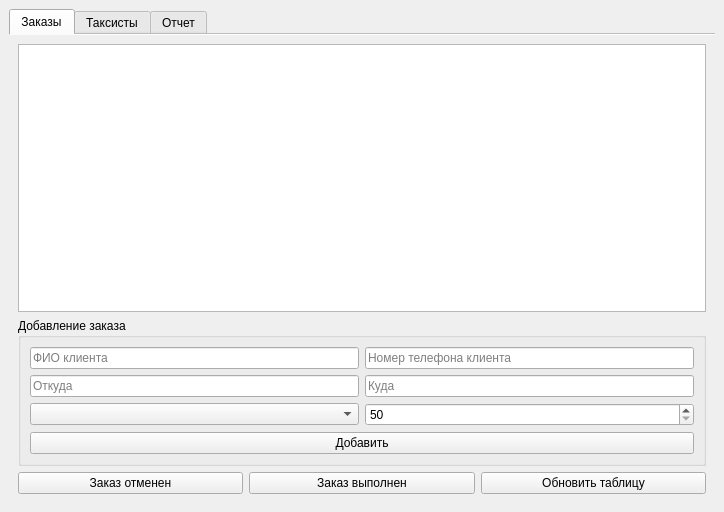
<?xml version="1.0" encoding="UTF-8"?>
<ui version="4.0">
 <class>MainWindow</class>
 <widget class="QMainWindow" name="MainWindow">
  <property name="geometry">
   <rect>
    <x>0</x>
    <y>0</y>
    <width>724</width>
    <height>512</height>
   </rect>
  </property>
  <property name="minimumSize">
   <size>
    <width>724</width>
    <height>512</height>
   </size>
  </property>
  <property name="windowTitle">
   <string>Таксопарк</string>
  </property>
  <widget class="QWidget" name="centralwidget">
   <layout class="QGridLayout" name="gridLayout">
    <item row="1" column="0">
     <layout class="QHBoxLayout" name="horizontalLayout">
      <item>
       <widget class="QTabWidget" name="tabWidget">
        <property name="styleSheet">
         <string notr="true"/>
        </property>
        <property name="tabPosition">
         <enum>QTabWidget::North</enum>
        </property>
        <property name="tabShape">
         <enum>QTabWidget::Rounded</enum>
        </property>
        <property name="currentIndex">
         <number>0</number>
        </property>
        <property name="documentMode">
         <bool>true</bool>
        </property>
        <property name="tabBarAutoHide">
         <bool>false</bool>
        </property>
        <widget class="QWidget" name="tabOrders">
         <attribute name="title">
          <string>Заказы</string>
         </attribute>
         <layout class="QVBoxLayout" name="verticalLayout">
          <item>
           <widget class="QTableView" name="tableViewOrders">
            <attribute name="horizontalHeaderCascadingSectionResizes">
             <bool>false</bool>
            </attribute>
            <attribute name="horizontalHeaderStretchLastSection">
             <bool>false</bool>
            </attribute>
           </widget>
          </item>
          <item>
           <widget class="QGroupBox" name="newOrderGroupBox">
            <property name="minimumSize">
             <size>
              <width>120</width>
              <height>0</height>
             </size>
            </property>
            <property name="title">
             <string>Добавление заказа</string>
            </property>
            <layout class="QGridLayout" name="gridLayout_2">
             <item row="0" column="0">
              <widget class="QLineEdit" name="clientFullnameLineEdit">
               <property name="placeholderText">
                <string>ФИО клиента</string>
               </property>
              </widget>
             </item>
             <item row="2" column="0">
              <widget class="QComboBox" name="taxistComboBox">
               <property name="maxVisibleItems">
                <number>100</number>
               </property>
               <property name="placeholderText">
                <string>Работник (Таксист)</string>
               </property>
              </widget>
             </item>
             <item row="1" column="0">
              <widget class="QLineEdit" name="placeStartLineEdit">
               <property name="placeholderText">
                <string>Откуда</string>
               </property>
              </widget>
             </item>
             <item row="2" column="1">
              <widget class="QSpinBox" name="priceSpinBox">
               <property name="minimum">
                <number>50</number>
               </property>
               <property name="maximum">
                <number>100000000</number>
               </property>
              </widget>
             </item>
             <item row="1" column="1">
              <widget class="QLineEdit" name="placeEndLineEdit">
               <property name="placeholderText">
                <string>Куда</string>
               </property>
              </widget>
             </item>
             <item row="0" column="1">
              <widget class="QLineEdit" name="clientPhoneLineEdit">
               <property name="placeholderText">
                <string>Номер телефона клиента</string>
               </property>
              </widget>
             </item>
             <item row="6" column="0" colspan="2">
              <widget class="QPushButton" name="createOrderButton">
               <property name="text">
                <string>Добавить</string>
               </property>
              </widget>
             </item>
            </layout>
           </widget>
          </item>
          <item>
           <layout class="QHBoxLayout" name="horizontalLayout_4">
            <property name="bottomMargin">
             <number>0</number>
            </property>
            <item>
             <widget class="QPushButton" name="orderCancelButton">
              <property name="text">
               <string>Заказ отменен</string>
              </property>
             </widget>
            </item>
            <item>
             <widget class="QPushButton" name="orderCompleteButton">
              <property name="text">
               <string>Заказ выполнен</string>
              </property>
             </widget>
            </item>
            <item>
             <widget class="QPushButton" name="updateOrdersButton">
              <property name="text">
               <string>Обновить таблицу</string>
              </property>
             </widget>
            </item>
           </layout>
          </item>
         </layout>
        </widget>
        <widget class="QWidget" name="tabTaxists">
         <attribute name="title">
          <string>Таксисты</string>
         </attribute>
         <layout class="QVBoxLayout" name="verticalLayout_6">
          <item>
           <widget class="QTableView" name="tableViewTaxists"/>
          </item>
          <item>
           <widget class="QGroupBox" name="taxistsGroupBox">
            <property name="styleSheet">
             <string notr="true"/>
            </property>
            <property name="title">
             <string>Добавление таксиста</string>
            </property>
            <property name="flat">
             <bool>false</bool>
            </property>
            <layout class="QGridLayout" name="gridLayout_6">
             <item row="0" column="0" colspan="2">
              <widget class="QLineEdit" name="fullnameLineEdit">
               <property name="inputMask">
                <string/>
               </property>
               <property name="text">
                <string/>
               </property>
               <property name="placeholderText">
                <string>ФИО</string>
               </property>
              </widget>
             </item>
             <item row="0" column="2" colspan="2">
              <widget class="QLineEdit" name="nickLineEdit">
               <property name="inputMask">
                <string/>
               </property>
               <property name="text">
                <string/>
               </property>
               <property name="placeholderText">
                <string>Позывной</string>
               </property>
              </widget>
             </item>
             <item row="1" column="0" colspan="4">
              <widget class="QLineEdit" name="passportLineEdit">
               <property name="text">
                <string/>
               </property>
               <property name="placeholderText">
                <string>Паспортные данные</string>
               </property>
              </widget>
             </item>
             <item row="2" column="0" colspan="4">
              <widget class="QLineEdit" name="carLineEdit">
               <property name="text">
                <string/>
               </property>
               <property name="placeholderText">
                <string>Данные машины</string>
               </property>
              </widget>
             </item>
             <item row="3" column="0">
              <widget class="QLabel" name="label">
               <property name="text">
                <string>Дата рождения</string>
               </property>
              </widget>
             </item>
             <item row="3" column="1" colspan="2">
              <widget class="QDateEdit" name="birthdayDateEdit"/>
             </item>
             <item row="3" column="3">
              <widget class="QPushButton" name="addNewTaxistButton">
               <property name="enabled">
                <bool>true</bool>
               </property>
               <property name="text">
                <string>Добавить</string>
               </property>
              </widget>
             </item>
            </layout>
           </widget>
          </item>
          <item>
           <layout class="QHBoxLayout" name="horizontalLayout_5">
            <property name="bottomMargin">
             <number>0</number>
            </property>
            <item>
             <widget class="QPushButton" name="deleteTaxistButton">
              <property name="text">
               <string>Удалить таксиста</string>
              </property>
             </widget>
            </item>
            <item>
             <widget class="QPushButton" name="updateTaxistsButton">
              <property name="text">
               <string>Обновить таблицу</string>
              </property>
             </widget>
            </item>
           </layout>
          </item>
         </layout>
        </widget>
        <widget class="QWidget" name="tabReport">
         <attribute name="title">
          <string>Отчет</string>
         </attribute>
         <layout class="QGridLayout" name="gridLayout_3">
          <item row="0" column="0">
           <widget class="QChartView" name="chartView"/>
          </item>
         </layout>
        </widget>
       </widget>
      </item>
     </layout>
    </item>
   </layout>
  </widget>
 </widget>
 <customwidgets>
  <customwidget>
   <class>QChartView</class>
   <extends>QGraphicsView</extends>
   <header>QtCharts</header>
  </customwidget>
 </customwidgets>
 <resources/>
 <connections/>
</ui>
